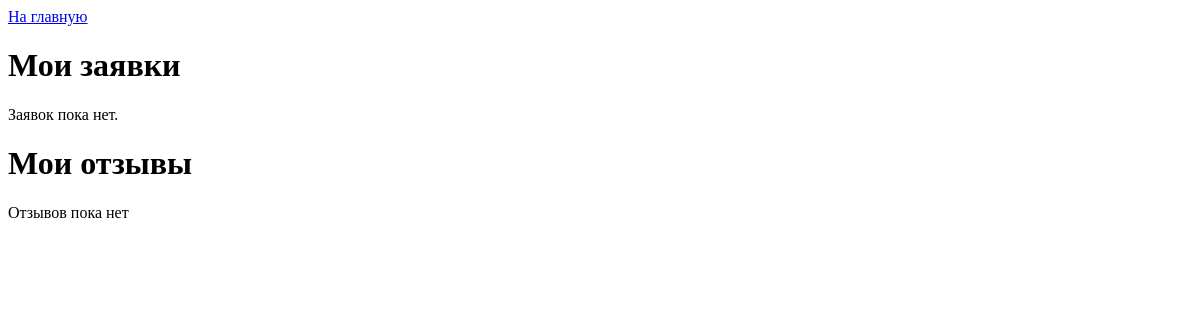
Before: /accounts/profile/ (signed in) with the older database file.
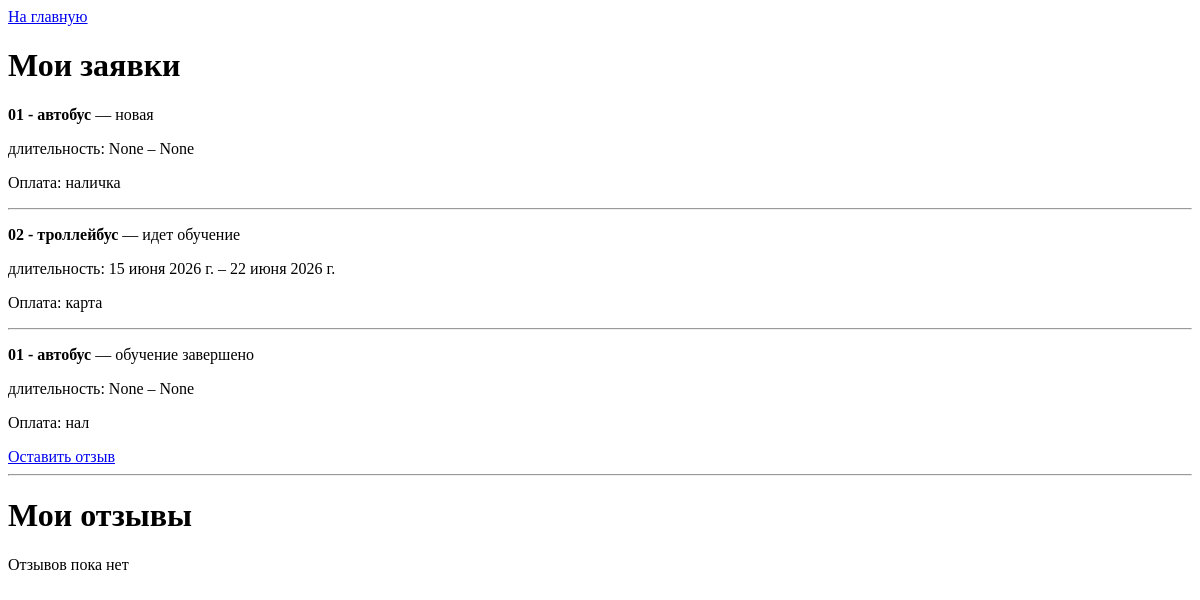
After: the same page with the newer database file.
### requests/models.py (models this page shows, shortened)
class Tutorial(models.Model):
    class StatusChoice(models.TextChoices):
        new = "новая"
        active = "идет обучение"
        done = "обучение завершено"
    title = models.CharField("название", max_length=50)
    course = models.ForeignKey(Course, on_delete=models.SET_NULL, null=True, blank=True, related_name="tutorials", verbose_name="курс")
    student = models.ForeignKey(Student, on_delete=models.CASCADE, related_name="tutorials", verbose_name="студент")
    status = models.CharField("статус", max_length=20, choices=StatusChoice.choices, default=StatusChoice.new)
    start_date = models.DateField("дата начала", null=True, blank=True)
    end_date = models.DateField("дата окончания", null=True, blank=True)
    payment_method = models.CharField("способ оплаты", max_length=50)
    class Meta:
        verbose_name = "заявка"
        verbose_name_plural = "заявки"

### courses/models.py (models this page shows)
class Course(models.Model):
    code = models.CharField("код", max_length=15)
    about = models.CharField("описание", max_length=200,blank=True)
    course_start = models.DateField("дата начала", null=True, blank=True)
    course_end = models.DateField("дата окончания", null=True, blank=True)
    transport = models.ForeignKey(
        Transport,
        on_delete=models.SET_NULL,
        null=True,
        blank=True,
        related_name="courses",
        verbose_name="транспорт"
    )
    teacher = models.ForeignKey(
    'staff.Teacher',
    on_delete=models.SET_NULL,
    null=True,
    blank=True,
    related_name="courses",
    verbose_name="преподаватель"
)
    class Meta:
        verbose_name = "курс"
        verbose_name_plural = "курсы"
        ordering = ["transport__name"]
        indexes = [
            models.Index(fields=["teacher"]),
            models.Index(fields=["transport"])
        ]
    def __str__(self):
        return f"{self.code} - {self.transport}" if self.transport else self.code

class Transport(models.Model):
    name = models.CharField("название", max_length=50)
    created_at = models.DateTimeField("создано", auto_now_add=True)
    updated_at = models.DateTimeField("обновлено", auto_now=True)
    class Meta:
        verbose_name = "транспорт"
        verbose_name_plural = "транспорт"
        ordering = ["-updated_at", "-created_at"]
    def __str__(self):
        return self.name

### accounts/views.py (the view)
# urls.py: path('profile/', views.profile_view, name='profile'),
@login_required
def profile_view(request):
    tutorials = Tutorial.objects.filter(student=request.user.student)
    reviews = Review.objects.filter(student=request.user.student)
    return render(request, 'accounts/profile.html', {
        'tutorials': tutorials,
        'reviews':reviews
    })

### templates/accounts/profile.html (shortened to what this page needs)
<!doctype html>
<html lang="en">
  <head>
  </head>
  <body>
    <a href="{% url 'index' %}">На главную</a>
    <main>
      <div class="requests">
        <h1>Мои заявки</h1>
        {% for t in tutorials %}
        <div>
          <p><strong>{{ t.course }}</strong> — {{ t.status }}</p>
          <p>длительность: {{ t.start_date }} – {{ t.end_date }}</p>
          <p>Оплата: {{ t.payment_method }}</p>
          {% if t.status == 'обучение завершено' %}
          <a href="{% url 'requests:review' t.id %}">Оставить отзыв</a>
          {% endif %}
        </div>
        <hr />
        {% empty %}
        <p>Заявок пока нет.</p>
        {% endfor %}
      </div>
      <div class="reviews">
        <h1>Мои отзывы</h1>
        {% for r in reviews %}
        <div>
          <p><strong>{{ r.tutorial.course }}</strong></p>
          <p>{{ r.value }}</p>
        </div>
        <hr />
        {% empty %}
        <p>Отзывов пока нет</p>
        {% endfor %}
      </div>
    </main>
  </body>
</html>

Changed rows visible on the page:
added Tutorial: course "01 - автобус", status "новая", start_date "None", end_date "None", payment_method "наличка"
added Tutorial: course "02 - троллейбус", status "идет обучение", start_date "15 июня 2026 г.", end_date "22 июня 2026 г.", payment_method "карта"
added Tutorial: course "01 - автобус", status "обучение завершено", start_date "None", end_date "None", payment_method "нал", shows "Оставить отзыв"
Other visible differences:
text no longer shown: "Заявок пока нет."
